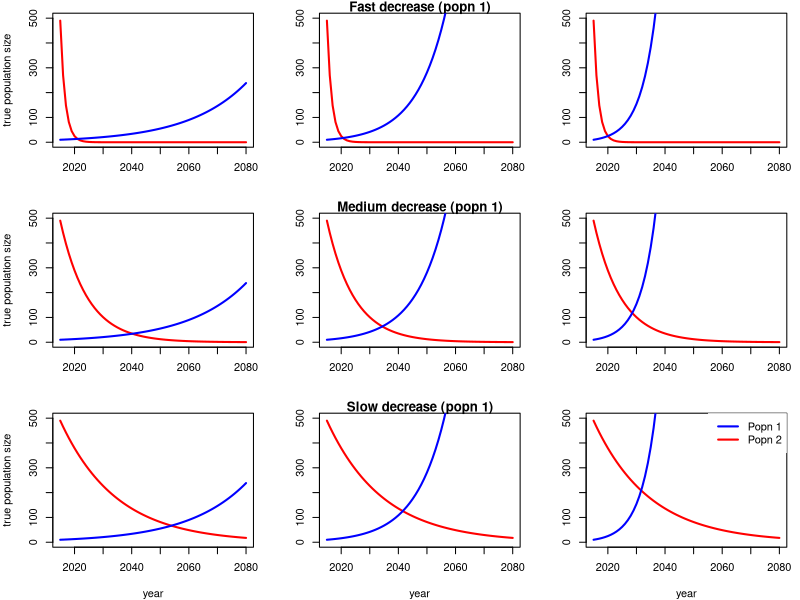
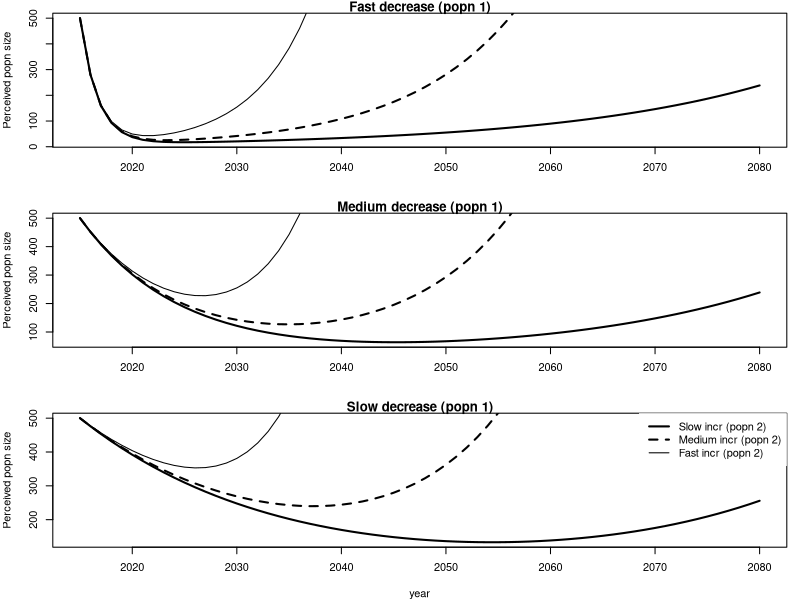
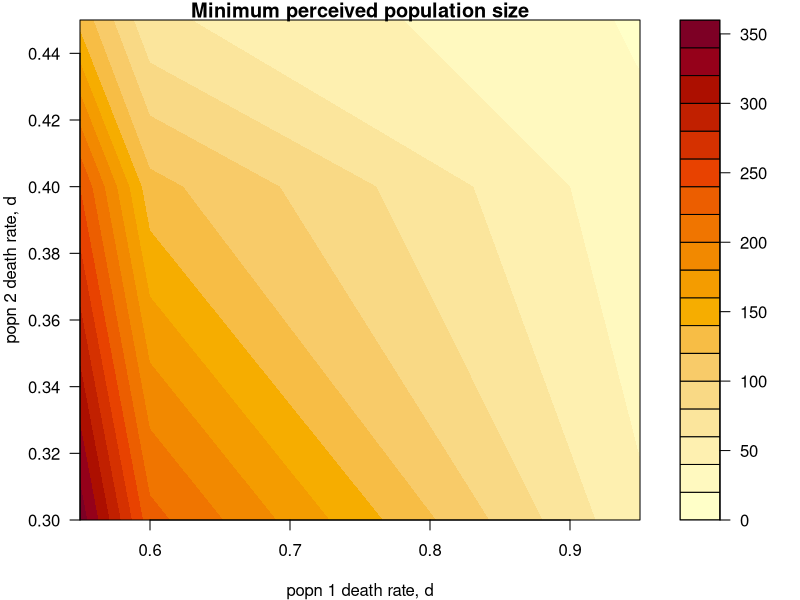

The R script that drew these images, in order:
# TOY EXAMPLE: TWO POPULATIONS ARE PERCEIVED AS ONE

# To run this file click "Source" in the upper left hand side
# Or enter: source('~/Desktop/BIOL-3295/Code/TwoCaribouHerdExample.R')
# insole the CONSOLE below or in base R, however you will need to know
# the correct path. Entering getwd() into the console may help you with
# determining the path.

# This is commented out. If you would like to improve the color palette
# you will need to Install the package "viridis". At the very end of this
# script there is a line you can uncomment to utilize the better color
# palette.

# Loads a color palette
# library(viridis)

# Remove all objects - always start with this
rm(list=ls())

# This function assumes geometric growth (i.e. no density dependence)
# The function will output a list of times and corresponding
# population sizes

# b: births per individual in a year
# d: prob of dying in a year
# Nstart: population size at time tstart
# tstart: the start time
# tend: the end time

GeoGrowth = function(Nstart,b,d,tstart,tend){
  Result = c(tstart,Nstart)
  N = Nstart
  for(t in seq(tstart+1,tend,1)){
    N = N + b*N - d*N # This is the core equation. It states
    # the future population size is the current population size, N,
    # + births - deaths. Then the new population size is used
    # iteratively to calculate the next year, and so forth.
    Result <- rbind(Result, data.frame(time=t, Popn.Size=N))
  } 
  return(Result)
}

# TYPE: Popn1 = GeoGrowth(490,0.5,0.95,2015,2080) INTO YOUR CONSOLE. YOU WILL
# HAVE TO HAVE RUN THE CODE FOR THE GeoGrowth FUNCTION FOR THIS TO WORK. NEXT
# TYPE Popn1 INTO THE CONSOLE. TYPE Popn1$time AND THEN Popn1$Popn.Size.

# Population 1 is the declining population. We will consider 3 scenarios
# for population 1: a) fast, b) medium, and c) slow decrease.
# The birth rate is set to 1/2 an offspring per individual per year
# and the death rate is varied to affect the rate of population decline
Popn1a = GeoGrowth(490,0.5,0.95,2015,2080)
Popn1b = GeoGrowth(490,0.5,0.6,2015,2080)
Popn1c = GeoGrowth(490,0.5,0.55,2015,2080)

# Population 2 is the increasing poulation. We will consider 3 scenarios
### a) fast, b) medium, and c) slow increase. Note the initial poulation size
#Shouldn't it be a) slow, b) medium and c) fast increase. Since a smaller death rate value will cause a faster increase in the population?
# for population 2 is just 10. What is it for population 1?
Popn2a = GeoGrowth(10,0.5,0.45,2015, 2080)
Popn2b = GeoGrowth(10,0.5,0.4,2015, 2080)
Popn2c = GeoGrowth(10,0.5,0.3,2015, 2080)

#pdf("./Fig1.pdf")
# Here we make a set of figures visualizing the dynamics of the two populations
par(mfrow = c(3,3), mar = c(4,4,1,1))
plot(Popn1a$time, Popn1a$Popn.Size, xlab = "", ylab = 'true population size', typ = 'l', lwd=2,col = 'red',ylim=c(0,500))
lines(Popn2a$time, Popn2a$Popn.Size, lwd=2, col='blue')

plot(Popn1a$time, Popn1a$Popn.Size, xlab = "", ylab = "", typ = 'l', lwd=2,col = 'red',ylim=c(0,500), main = "Fast decrease (popn 1)")
lines(Popn2b$time, Popn2b$Popn.Size, lwd=2, col='blue')

plot(Popn1a$time, Popn1a$Popn.Size, xlab = "", ylab = "", typ = 'l', lwd=2,col = 'red',ylim=c(0,500))
lines(Popn2c$time, Popn2c$Popn.Size, lwd=2, col='blue')

plot(Popn1b$time, Popn1b$Popn.Size, xlab = "", ylab = 'true population size', typ = 'l', lwd=2,col = 'red',ylim=c(0,500))
lines(Popn2a$time, Popn2a$Popn.Size, lwd=2, col='blue')

plot(Popn1b$time, Popn1b$Popn.Size, xlab = "", ylab = "", typ = 'l', lwd=2,col = 'red',ylim=c(0,500), main = "Medium decrease (popn 1)")
lines(Popn2b$time, Popn2b$Popn.Size, lwd=2, col='blue')

plot(Popn1b$time, Popn1b$Popn.Size, xlab = "", ylab = "", typ = 'l', lwd=2,col = 'red',ylim=c(0,500))
lines(Popn2c$time, Popn2c$Popn.Size, lwd=2, col='blue')

plot(Popn1c$time, Popn1c$Popn.Size, xlab = "year", ylab = 'true population size', typ = 'l', lwd=2,col = 'red',ylim=c(0,500))
lines(Popn2a$time, Popn2a$Popn.Size, lwd=2, col='blue')

plot(Popn1c$time, Popn1c$Popn.Size, xlab = "year", ylab = "", typ = 'l', lwd=2,col = 'red',ylim=c(0,500), main = "Slow decrease (popn 1)")
lines(Popn2b$time, Popn2b$Popn.Size, lwd=2, col='blue')

plot(Popn1c$time, Popn1c$Popn.Size, xlab = "year", ylab = "", typ = 'l', lwd=2,col = 'red',ylim=c(0,500))
lines(Popn2c$time, Popn2c$Popn.Size, lwd=2, col='blue')
legend("topright", legend=c("Popn 1", "Popn 2"), col=c("Blue", "Red"), lwd=2, lty = 1, box.lwd = 0)
#dev.off()

# Plot the perceived population size which is the sum of the two populations
par(mfrow = c(3,1))
plot(Popn1a$time, Popn1a$Popn.Size+Popn2a$Popn.Size, lwd = 2, col = 'black', typ= "l", ylab = "Perceived popn size", xlab = "", main = "Fast decrease (popn 1)")
lines(Popn1a$time, Popn1a$Popn.Size+Popn2b$Popn.Size, lwd = 2, col = "black", lty = 2)
lines(Popn1a$time, Popn1a$Popn.Size+Popn2c$Popn.Size, lwd = 1, col = "black")

plot(Popn1b$time, Popn1b$Popn.Size+Popn2a$Popn.Size, lwd = 2, col = 'black', typ= "l", ylab = "Perceived popn size", xlab = "", main = "Medium decrease (popn 1)")
lines(Popn1b$time, Popn1b$Popn.Size+Popn2b$Popn.Size, lwd = 2, col = "black", lty = 2)
lines(Popn1b$time, Popn1b$Popn.Size+Popn2c$Popn.Size, lwd = 1, col = "black")

plot(Popn1c$time, Popn1c$Popn.Size+Popn2a$Popn.Size, lwd = 2, col = 'black', typ= "l", ylab = "Perceived popn size", xlab = "year", main = "Slow decrease (popn 1)")
lines(Popn1c$time, Popn1c$Popn.Size+Popn2b$Popn.Size, lwd = 2, col = "black", lty = 2)
lines(Popn1c$time, Popn1c$Popn.Size+Popn2c$Popn.Size, lwd = 1, col = "black")
legend("topright", legend=c("Slow incr (popn 2)", "Medium incr (popn 2)", "Fast incr (popn 2)"), col="black", lwd=c(2,2,1), lty = c(1,2,1), box.lwd = 0)

# Vector for the d values for the contour plot
# the filled.contour function only allows for increasing x- and y-values
# (i.e. d1vec and d2vec)
d1vec = c(.55, .6, .95)
d2vec = c(.3, .4, .45)
# pre-allocate the matrix of minimum values
minarray = matrix(0,3,3)

# calculate the minimum values
minarray[1,1] = min(Popn1c$Popn.Size+Popn2c$Popn.Size)
minarray[1,2] = min(Popn1c$Popn.Size+Popn2b$Popn.Size)
minarray[1,3] = min(Popn1c$Popn.Size+Popn2a$Popn.Size)
minarray[2,1] = min(Popn1b$Popn.Size+Popn2c$Popn.Size)
minarray[2,2] = min(Popn1b$Popn.Size+Popn2b$Popn.Size)
minarray[2,3] = min(Popn1b$Popn.Size+Popn2a$Popn.Size)
minarray[3,1] = min(Popn1a$Popn.Size+Popn2c$Popn.Size)
minarray[3,2] = min(Popn1a$Popn.Size+Popn2b$Popn.Size)
minarray[3,3] = min(Popn1a$Popn.Size+Popn2a$Popn.Size)

#plot the minimum values
par(mfrow = c(1,1))
filled.contour(d1vec, d2vec, minarray, xlab = "popn 1 death rate, d", ylab = "popn 2 death rate, d", main = "Minimum perceived population size")
#filled.contour(d1vec, d2vec, minarray, xlab = "popn 1 death rate, d", ylab = "popn 2 death rate, d",color.palette=viridis, main = "Minimum perceived population size")
